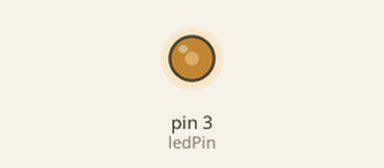
This sketch was run on a simulated Arduino Uno, built with avr-gcc and run on an emulated ATmega328P. Shown: output pins drawn as LEDs (lit = HIGH).

Above: at 4.3 s.
Timing chart, 0 to 40.0 s (numbered marks = the images above):
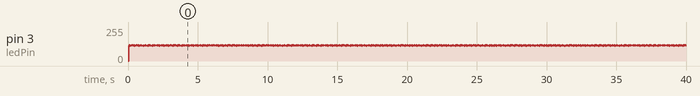

The sketch:

OscillatingLight.ino
```cpp
int ledPin = 3;
int beatDuration = 60000 / 490;


void setup(){
        pinMode(ledPin, OUTPUT);
    }

void loop(){
        //Throbbing effect
        for (int i = 0; i < 255; i++) {
          analogWrite(ledPin, i);
          delay(beatDuration / 512);
            }
        for (int i = 255; i >= 0; i--){
          analogWrite(ledPin, i);
          delay(beatDuration / 512);
            }
    }
```
